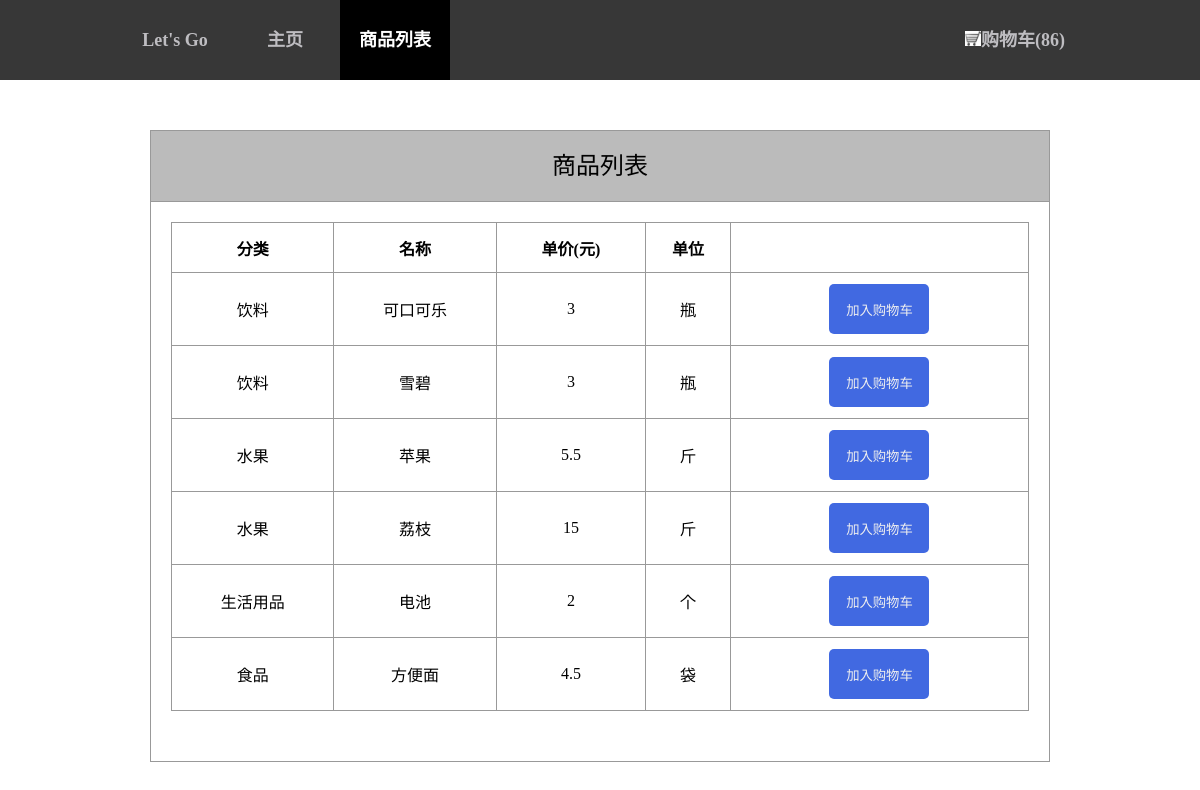
The app's page /shopping_list with its own data.
### pos/models.py (models this page shows)
class GoodsList(models.Model):
    type=models.TextField()
    name=models.TextField()
    price=models.TextField()
    unit=models.TextField()

### pos/views.py (the view, shortened to what this page needs)
# urls.py: url(r'^shopping_list',views.shopping_list, name='shopping_list'),
def shopping_list(request):
    goodlists = GoodsList.objects.all()
    return render(request, 'pos/shopping_list.html', {'goodlists': goodlists,'sum_count': ItemList.sum_count()})

### pos/models.py (called while the page is built)
    @classmethod
    def sum_count(cls):
        sum_count = 0
        for goods in ItemList.objects.all():
            sum_count+=goods.count
        return sum_count

### pos/templates/pos/shopping_list.html (shortened to what this page needs)
{% extends 'pos/base.html' %}
{% block list %}active{%endblock  %}
{% block content %}
    {% load staticfiles %}
    <link rel="stylesheet" href="{% static 'css/shopping_list.css' %}">
    <div class="listinfo">
        <div class="element">
            <p>商品列表</p>
        </div>
        <div class="list">
            <table>
                    <tr>
                        <th>分类</th>
                        <th>名称</th>
                        <th>单价(元)</th>
                        <th>单位</th>
                        <th>   </th>
                    </tr>
                {% for goods_list in goodlists %}
                    <tr>
                        <td>{{ goods_list.type }}</td>
                        <td>{{ goods_list.name }}</td>
                        <td>{{ goods_list.price }}</td>
                        <td>{{ goods_list.unit }}</td>
                        <td><button class="input" id="{{goods_list.id}}" >加入购物车</button></td>
                    </tr>
                 {% endfor %}
            </table>
        </div>
    </div>
{% endblock content %}

### pos/templates/pos/base.html (shortened to what this page needs)
{% load staticfiles %}
<html>
<head>
    <link rel="stylesheet" href="{% static 'css/homepage.css' %}">
</head>
<body>
<div class="menu">
    <div class="nation first">Let's Go</div>
    <div class="nation {% block home %}{% endblock %}"onclick="home()">主页</div>
    <div class="nation {% block list %}{% endblock %}"onclick="shoppinglist()">商品列表</div>
    <div class="nation last {% block cart %}{% endblock %}"onclick="cart()">
        <img src="{% static 'picture/cart.jpg' %}">购物车(<span id="number">{{ sum_count }}</span>)</div>
</div>
{% block content %}
{% endblock %}
</body>
</html>

### pos/static/css/homepage.css (style rules this page uses)
body { margin: auto; min-width: 770px; font-family: Loma; }
.menu { background-color:#373737 ; height: 80px; }
.first { margin: 0 0 0 120px; padding: 0 10px; }
.nation { color: #bebdc1; width: 90px; float: left; line-height: 80px; font-size: 18px; text-align: center; font-weight: bold; padding: 0 10px; }
.active { color: white; background-color: black; }
.last { margin: 0 120px 0 0; width: 110px; float: right; padding: 0 10px; }
.menu img { width: 16px; height: 15px; line-height: 18px; }

### pos/static/css/shopping_list.css (style rules this page uses)
.listinfo { margin: 50px 150px 150px; border: solid 1px; border-color: #999999; }
.element { text-align: center; font-size: 1.5em; border-bottom:solid 1px; border-color: #999999; }
.element p { background-color: #bbbbbb; margin:0; height:70px; line-height:70px; }
.list { padding: 20px 20px 50px 20px; }
.list table { width: 100%; border: solid 1px; border-collapse: collapse; border-color: #999999; }
.list th { border: 1px solid; border-color: #999999; height: 50px; }
.list td { border: solid 1px; border-color: #999999; text-align:center; }
.input { background-color: royalblue; border-radius: 5px; border: none; color: #efefef; margin: 10px; width: 100px; height: 50px; }

### records on screen
GoodsList: type "饮料", name "可口可乐", price "3", unit "瓶"
GoodsList: type "饮料", name "雪碧", price "3", unit "瓶"
GoodsList: type "水果", name "苹果", price "5.5", unit "斤"
GoodsList: type "水果", name "荔枝", price "15", unit "斤"
GoodsList: type "生活用品", name "电池", price "2", unit "个"
GoodsList: type "食品", name "方便面", price "4.5", unit "袋"

### other values on screen
{{ sum_count }} "86"
